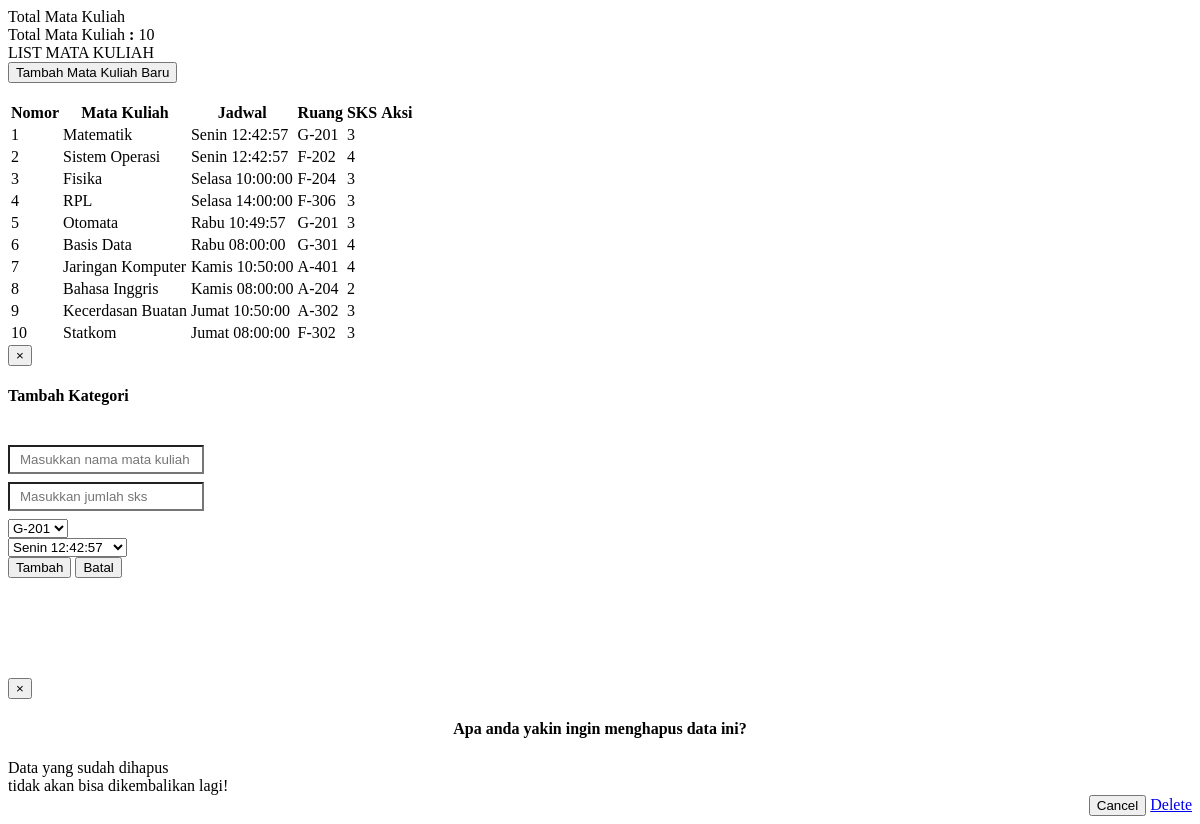
/dosen/admin-master/matkul/list-matkul.php, run on the app's committed database.
### tables this page shows
CREATE TABLE `matkul` (
  `id_matkul` int(10) NOT NULL,
  `id_jadwal` int(10) DEFAULT NULL,
  `id_ruang` int(10) DEFAULT NULL,
  `nama_matkul` varchar(30) DEFAULT NULL,
  `sks` int(11) DEFAULT NULL
);

CREATE TABLE `detail_ruang` (
  `id_jadwal` int(11) NOT NULL,
  `hari` varchar(100) DEFAULT NULL,
  `jam` time DEFAULT NULL
);

CREATE TABLE `ruang` (
  `id_ruang` int(10) NOT NULL,
  `nama_ruang` varchar(20) DEFAULT NULL
);

### dosen/admin-master/matkul/list-matkul.php (the view, shortened to what this page needs)
<div class="list-jenis">
	<div class="row">
	 <div class="col-sm-2">
	  <section class="panel panel-default">
	   <div class="panel panel-heading">Total Mata Kuliah</div>
		<div class="panel panel-body">
			Total Mata Kuliah <b>:</b>
			<?php
				$select_matkul = mysqli_query($koneksi,"SELECT matkul.*, detail_ruang.*, ruang.* FROM matkul
				INNER JOIN detail_ruang ON matkul.id_jadwal = detail_ruang.id_jadwal
				INNER JOIN ruang ON matkul.id_ruang = ruang.id_ruang");
				echo mysqli_num_rows($select_matkul);
			?>
		</div>
	 </div>
	 <div class="col-sm-10">
	  <section class="panel panel-default">
		<header class="panel-heading">LIST MATA KULIAH</header>
		<div class="panel-body">
		 <nav>
			<button type="button" data-target="#ModalAdd" data-toggle="modal" class="btn btn-success">
			 <i class="fa fa-plus"></i> Tambah Mata Kuliah Baru
			</button>
		 </nav>
		 <br>
		 <div class="table-responsive">
		  <table class="table table-bordered" id="example">
			<thead>
			 <tr>
			  <th>
			   Nomor
			  </th>
			  <th>
			   Mata Kuliah
			  </th>
			  <th>
			   Jadwal
			  </th>
			  <th>
			   Ruang
			  </th>
			  <th>
			   SKS
			  </th>
			  <th>
			   Aksi
			  </th>
			 </tr>
			</thead>
			<tbody>
			<?php
			$no = 1;
			while($row_matkul = mysqli_fetch_array($select_matkul)){
			  echo '<tr>';
			  echo '<td>'.$no++.'</td>';
			  echo '<td>'.$row_matkul['nama_matkul'].'</td>';
			  echo '<td>'.$row_matkul['hari'].' '.$row_matkul['jam'].'</td>';
			  echo '<td>'.$row_matkul['nama_ruang'].'</td>';
			  echo '<td>'.$row_matkul['sks'].'</td>';
			  echo "<td><a href='?hal=admin-master/matkul/edit-matkul&id=".$row_matkul['id_matkul']."' class='btn btn-warning' role='button'><i class='glyphicon glyphicon-pencil'></i></a>
                        <a href='#modal_delete' data-id='".$row_matkul['id_matkul']."' data-toggle='modal' class='btn btn-danger buang' role='button'><i class='glyphicon glyphicon-trash'></i></a>
					</td>";
			  echo '</tr>';
			 }
			?>
			</tbody>
			</table>
		 </div>
		</div>
	  </section>
	 </div>
	</div>
</div>
		<div id="ModalAdd" class="modal fade" tabindex="-1" role="dialog">
			<div class="modal-dialog">
				<div class="modal-content">
					<div class="modal-header">
						<button type="button" class="close" data-dismiss="modal" aria-label="Close"><span aria-hidden="true">&times;</span></button>
						<h4 class="modal-title">Tambah Kategori</h4>
					</div>
					<div class="modal-body">
						<form action="" name="modal_popup" method="post">
							<br>
							<input name="nama_matkul" type="text" class="form-control" placeholder="Masukkan nama mata kuliah" required />
							<br>
							<input name="sks" type="number" min="1" class="form-control" placeholder="Masukkan jumlah sks" required />
							<br>
							<select name="id_ruang" class="form-control">
                <?php
                    $select_ruang = mysqli_query($koneksi, "SELECT * FROM ruang");
                    while ($row_ruang = mysqli_fetch_array($select_ruang)) {
                        echo "<option value='".$row_ruang['id_ruang']."'>".$row_ruang['nama_ruang']."</option>";
                    }
                ?>
            	</select>
							<br>
							<select name="id_jadwal" class="form-control">
                <?php
                    $select_detail_ruang = mysqli_query($koneksi, "SELECT * FROM detail_ruang");
                    while ($row_detail_ruang = mysqli_fetch_array($select_detail_ruang)) {
                        echo "<option value='".$row_detail_ruang['id_jadwal']."'>".$row_detail_ruang['hari']." ".$row_detail_ruang['jam']."</option>";
                    }
                ?>
            	</select>
            	<br>
							<div class="modal-footer">
								<button class="btn btn-default" name="daftar" type="submit">
									Tambah
								</button>
								<button type="reset" class="btn btn-danger"  data-dismiss="modal" aria-hidden="true">
									Batal
								</button>
							</div>
						</form>
					</div>
				</div>
			</div>
		</div>
		<div class="modal fade" id="modal_delete">
			<div class="modal-dialog">
				<div class="modal-content" style="margin-top:100px;">
					<div class="modal-header">
						<button type="button" class="close" data-dismiss="modal" aria-hidden="true">&times;</button>
						<h4 class="modal-title" style="text-align:center;">Apa anda yakin ingin menghapus data ini?</h4>
					</div>
                    <div class="modal-body">
					  <div class="alert alert-warning">Data yang sudah dihapus
					  <br> tidak akan bisa dikembalikan lagi!</div>
					</div>
					<div class="modal-footer" style="margin:0px; border-top:0px; text-align:right;">
						<button type="button" class="btn btn-default" data-dismiss="modal">Cancel</button>
						<a href="#" role="button" class="btn btn-danger" id="delete_link">Delete</a>
					</div>
				</div>
			</div>
		</div>

### dosen/admin-master/matkul/list-matkul.php (style rules this page uses)
input[type=text] { background-color: white; padding: 5px 5px 5px 10px; margin-bottom: 8px; }
input[type=number] { background-color: white; padding: 5px 5px 5px 10px; margin-bottom: 8px; }

### data on the page
matkul: nama_matkul "Matematik", id_jadwal.hari "Senin", id_jadwal.jam "12:42:57", id_ruang.nama_ruang "G-201", sks "3"
matkul: nama_matkul "Sistem Operasi", id_jadwal.hari "Senin", id_jadwal.jam "12:42:57", id_ruang.nama_ruang "F-202", sks "4"
matkul: nama_matkul "Fisika", id_jadwal.hari "Selasa", id_jadwal.jam "10:00:00", id_ruang.nama_ruang "F-204", sks "3"
matkul: nama_matkul "RPL", id_jadwal.hari "Selasa", id_jadwal.jam "14:00:00", id_ruang.nama_ruang "F-306", sks "3"
matkul: nama_matkul "Otomata", id_jadwal.hari "Rabu", id_jadwal.jam "10:49:57", id_ruang.nama_ruang "G-201", sks "3"
matkul: nama_matkul "Basis Data", id_jadwal.hari "Rabu", id_jadwal.jam "08:00:00", id_ruang.nama_ruang "G-301", sks "4"
matkul: nama_matkul "Jaringan Komputer", id_jadwal.hari "Kamis", id_jadwal.jam "10:50:00", id_ruang.nama_ruang "A-401", sks "4"
matkul: nama_matkul "Bahasa Inggris", id_jadwal.hari "Kamis", id_jadwal.jam "08:00:00", id_ruang.nama_ruang "A-204", sks "2"
matkul: nama_matkul "Kecerdasan Buatan", id_jadwal.hari "Jumat", id_jadwal.jam "10:50:00", id_ruang.nama_ruang "A-302", sks "3"
matkul: nama_matkul "Statkom", id_jadwal.hari "Jumat", id_jadwal.jam "08:00:00", id_ruang.nama_ruang "F-302", sks "3"

### other printed values
mysqli_num_rows($select_matkul) "10"
form field id_ruang "G-201"
form field id_jadwal "Senin 12:42:57"
